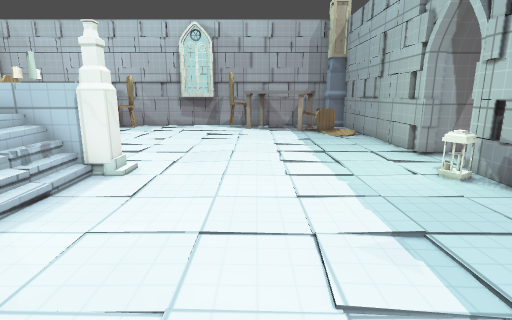
view 1 (above)

20 first-person views from a walk through a 3-D level made in the Godot game engine. The camera is 1.2 m above the floor, tilts 12° down and sees 80° across. The floor is counted in squares, 0.5 m on a side. Each view is taken from the middle of a square. On the plan, view 1 faces up. The plan holds only what a view shows up to about 19 squares ahead; the rest is blank. The place goes on beyond the plan. Surface patterns are stand-ins for the level's own textures.

view 2
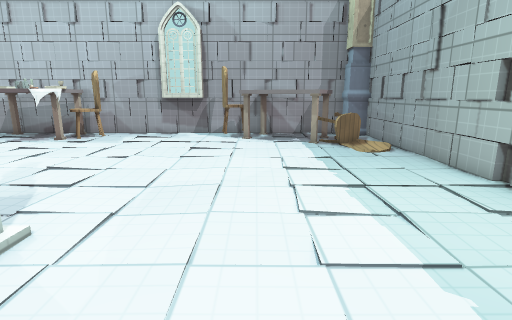

view 3
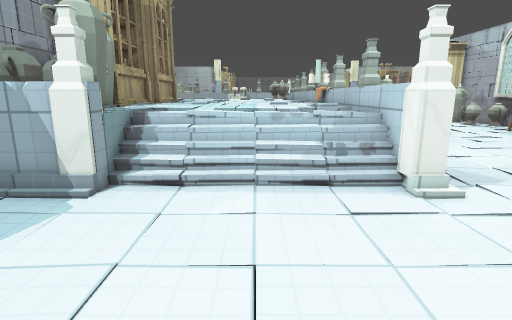

view 4
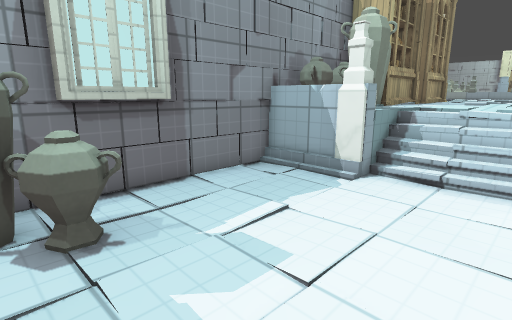

view 5
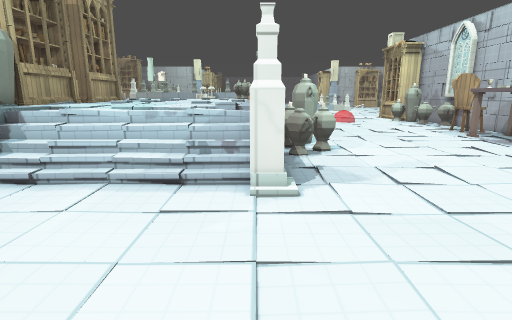

view 6
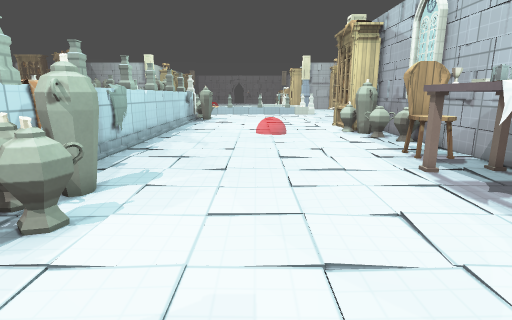

view 7
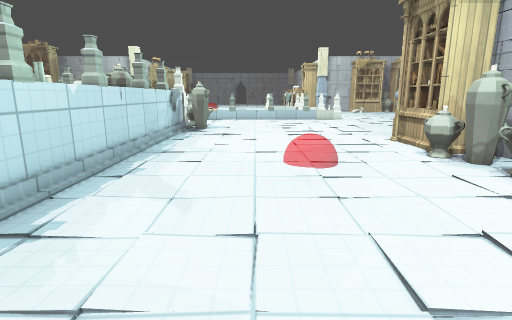

view 8
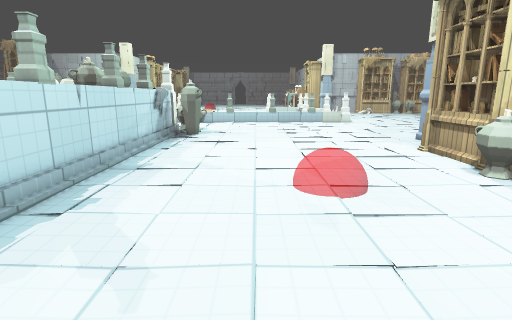

view 9
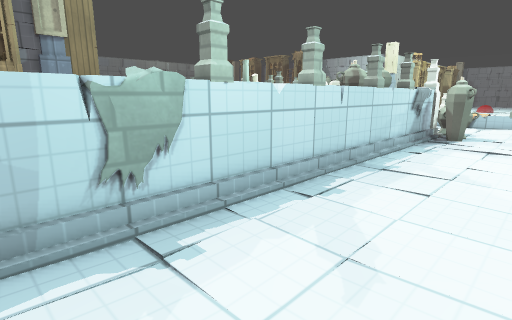

view 10
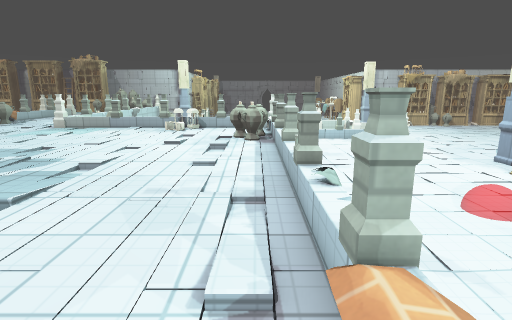

view 11
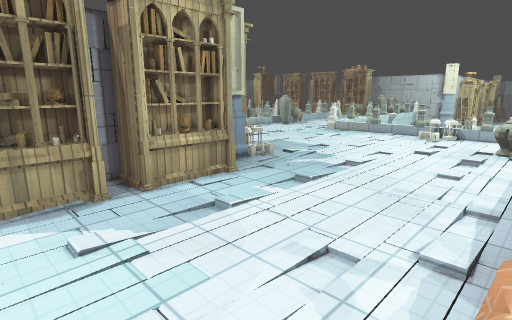

view 12
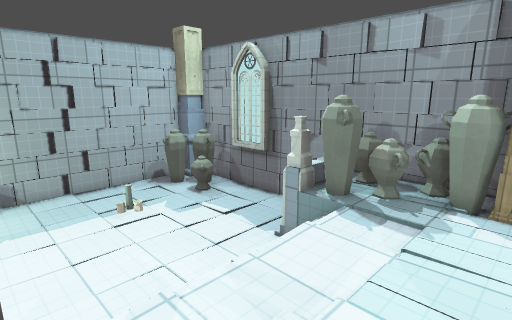

view 13
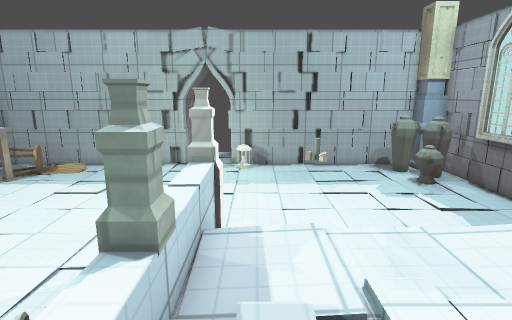

view 14
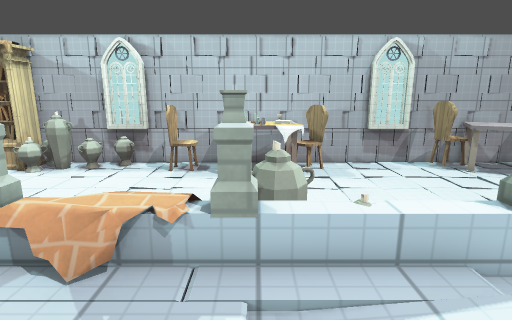

view 15
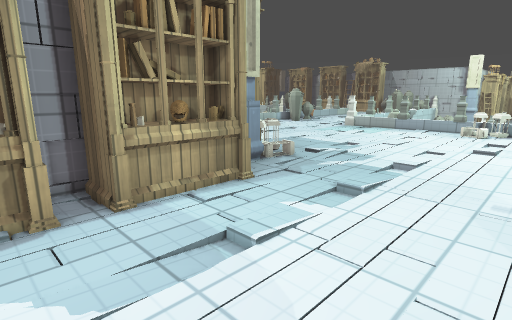

view 16
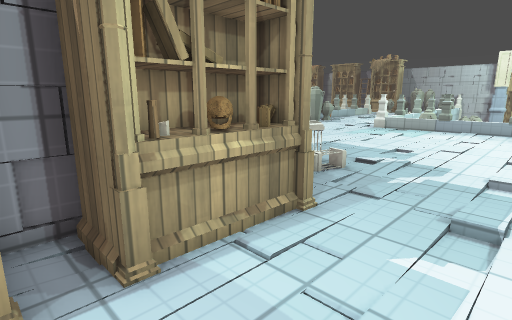

view 17
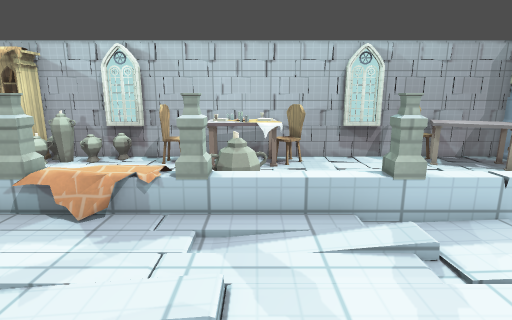

view 18
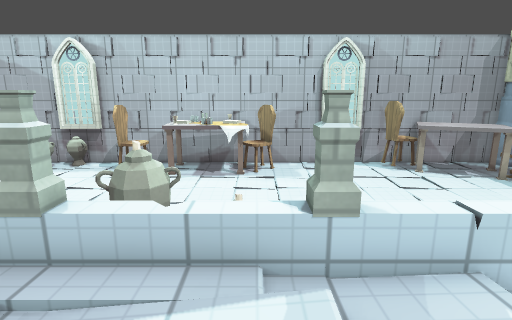

view 19
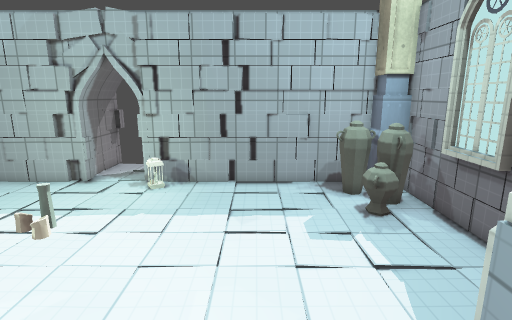

view 20
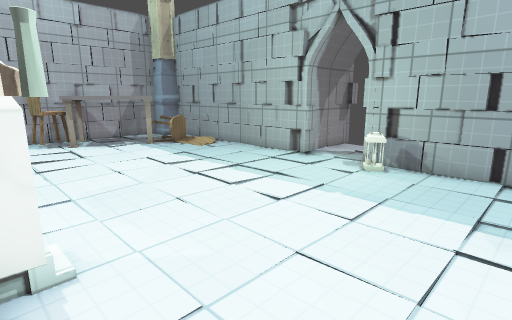

### Floor plan
Key: @ floor where view 1 was taken; # wall or solid block; . main floor; : floor 0.25 m higher than the main floor; + floor 1 m higher than the main floor; * floor 1.5 m higher than the main floor; / step, stairs or slope; = window, fence, low wall or low ledge; ^ raised ledge; v drop or lower ground; P pillar; L lantern; C candle; T table; H chair; A vase; B bookshelf; O other object.
Columns run from 36 left of view 1 to 11 right of it. Each row starts with its distance up from view 1.
 24 ..## BBBBBOA#AAA  HH TO OTH   ###.HH T   ###
 23 .....BBBBBOAAA....HH.OOOOOHH......HHHTTTT. #
 22 .........AAA......HH.OOO^^H........TTTTTH..#
 21 .....................TTT.............TTTHH #
 20 .......................................THH #
 19 ........................................../#
 18 ...........:...............................#
 17  .........:O...............................#
 16 ...........................................#
 15 ...........................................#
 14 ...........................................#
 13 ...........................................#####
 12 A......................AAAC....................#
 11 A......................AAAAA..../..............
 10 A/v#####vvv.vv##/vv.v.O#AAvAvv O/............
  9    #A ##///#//##////v*=#//////=PO.........L#
  8    AAAA++++++++++++/++++++//++//..........L#
  7     OAA+++++++++++++++++++++++//...........#
  6    +++++++++++++++++++++++++++/C...........#
  5    ++++++++++++++++++++++++++///...........#
  4 ++++++++++++++++++++++++++++++//...........#
  3 L+++++++++++++++++++++++++++++//...........#
  2 O+++++++++++++++++++++++++++++//...........#
  1 ++++++++++++++++++++++++++++++AOO..........#
  0 ++++++++++++++++++++++++++++AAA#O...@.AAAAA#
 -1 +++++++++++++++++BBBBBBBBBAAAAA^ .....AAAA##
 -2  ++++++++++++++O+BBBBBBBBBAAA AA ...###AA ##
 -3   ++++++++++LOO#O    ##   #################
 -4    +++++++++LOO
 -5    ++++++++ B
 -6    ++++++++

Positions as (right, up) in squares from view 1, and headings:
1: (0, 0), facing up
2: (0, 5), facing up
3: (3, 5), facing left
4: (4, 5), facing down-left
5: (3, 9), facing left
6: (-5, 16), facing left
7: (-14, 15), facing left
8: (-17, 15), facing left
9: (-17, 15), facing down-left
10: (-14, 8), facing left
11: (-11, 9), facing down-left
12: (-11, 9), facing down-right
13: (-12, 8), facing right
14: (-13, 5), facing up
15: (-13, 6), facing down-left
16: (-14, 3), facing down-left
17: (-12, 3), facing up
18: (-10, 5), facing up
19: (-8, 4), facing right
20: (-5, 4), facing up-right
